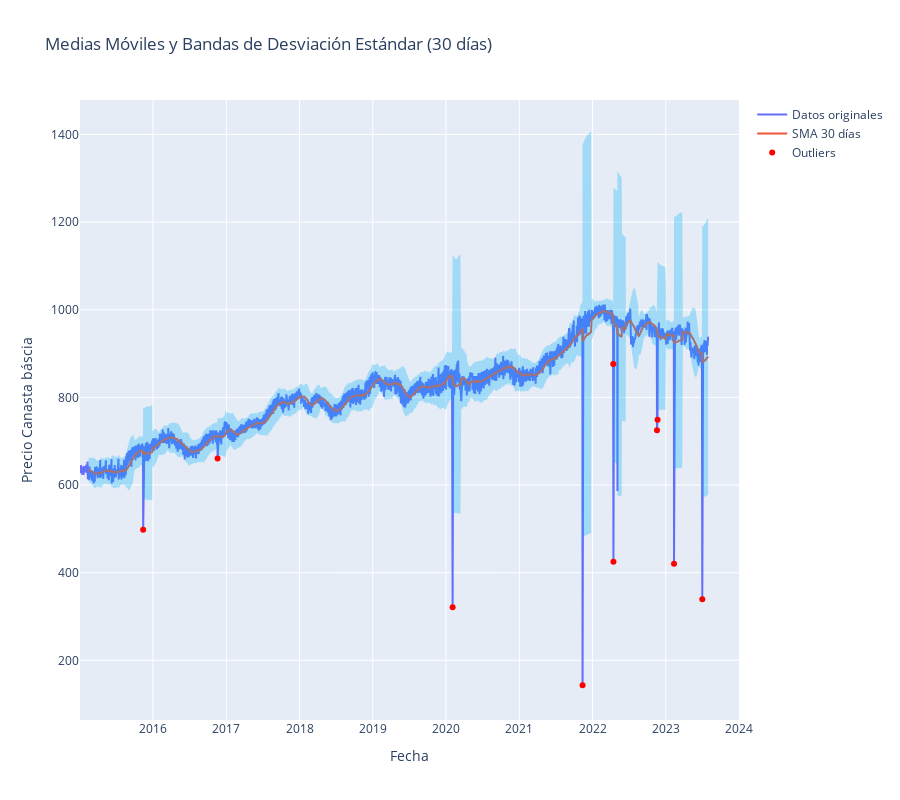

Source (notebook cell):
### Markdown cell above
### Exploratory and clean data

### Code cell
### Visualizamos los datos y también añadimos bandas para detectar outliers
df_agg["SMA_30"] = df_agg["y"].rolling(window=30).mean()
df_agg["STD_30"] = df_agg["y"].rolling(window=30).std()


df_agg["Upper_Band"] = df_agg["SMA_30"] + (df_agg["STD_30"] * 3)
df_agg["Lower_Band"] = df_agg["SMA_30"] - (df_agg["STD_30"] * 3)

df_agg["Outlier"] = (df_agg["y"] > df_agg["Upper_Band"]) | (df_agg["y"] < df_agg["Lower_Band"])

fig = go.Figure()
fig.add_trace(go.Scatter(x=df_agg["ds"], y=df_agg["y"], mode='lines', name='Datos originales'))
fig.add_trace(go.Scatter(x=df_agg["ds"], y=df_agg["SMA_30"], mode='lines', name='SMA 30 días'))

fig.add_trace(go.Scatter(
    x=pd.concat([df_agg["ds"], df_agg["ds"][::-1]]), 
    y=pd.concat([df_agg["Upper_Band"], df_agg["Lower_Band"][::-1]]),
    fill='toself',
    fillcolor='rgba(0, 176, 246, 0.3)',  
    line=dict(color='rgba(255,255,255,0)'),
    name='Bandas',
    showlegend=False
))


fig.add_trace(go.Scatter(
    x=df_agg[df_agg["Outlier"]]["ds"], 
    y=df_agg[df_agg["Outlier"]]["y"], 
    mode='markers', 
    marker=dict(color='red', size=6),
    name='Outliers'
))


fig.update_layout(
    title='Medias Móviles y Bandas de Desviación Estándar (30 días)',
    xaxis_title='Fecha',
    yaxis_title='Precio Canasta báscia',
    height=800 
)


fig.show()

### Figure 1 — Plotly figure (JSON) as saved in the notebook; plotly's stock layout.template omitted (floating-point values rounded to 4 significant figures; data arrays with more than 128 entries replaced by an {"elided": "..."} marker saying what was removed)
{"data": [{"mode": "lines", "name": "Datos originales", "type": "scatter", "x": {"elided": "2153 str values"}, "y": {"elided": "2153 float values"}}, {"mode": "lines", "name": "SMA 30 días", "type": "scatter", "x": {"elided": "2153 str values"}, "y": {"elided": "2153 float values"}}, {"fill": "toself", "fillcolor": "rgba(0, 176, 246, 0.3)", "line": {"color": "rgba(255,255,255,0)"}, "name": "Bandas", "showlegend": false, "type": "scatter", "x": {"elided": "4306 str values"}, "y": {"elided": "4306 float values"}}, {"marker": {"color": "red", "size": 6}, "mode": "markers", "name": "Outliers", "type": "scatter", "x": ["2015-11-13T00:00:00", "2016-11-18T00:00:00", "2020-02-03T00:00:00", "2021-11-12T00:00:00", "2022-04-14T00:00:00", "2022-04-15T00:00:00", "2022-11-18T00:00:00", "2022-11-21T00:00:00", "2023-02-11T00:00:00", "2023-07-02T00:00:00"], "y": [498.0, 660.4, 320.9, 143.1, 876.2, 424.9, 725.1, 749.2, 420.4, 339.4]}], "layout": {"height": 800, "title": {"text": "Medias Móviles y Bandas de Desviación Estándar (30 días)"}, "xaxis": {"title": {"text": "Fecha"}}, "yaxis": {"title": {"text": "Precio Canasta báscia"}}}}
